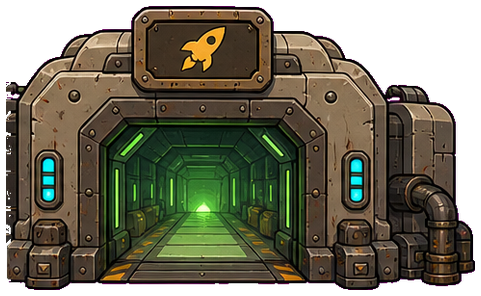
#> input picture run_system/assets/images/home/buildings_runtime/depart_gate.png, 481 x 296 px, given in place of forge.png, which was not available
$ python defringe_buildings.py
#> lines starting #> are read from the running program, lines starting #| are printed output that depends on the picture; after the words box and inside, x2 and y2 are one past the last pixel; in counts of white or black regions, pixels touching at a corner belong together; pictures that were not available may be replaced by others from this repository, and a replacement may not be noted
#!/usr/bin/env python3
"""Clean the AI-cutout halo off the home-base building sprites and regenerate their
hover / pressed variants from the cleaned base, so all three share one clean alpha.

The runtime building PNGs (`buildings_runtime/<id>.png`) had a semi-transparent
edge fringe (background not cleanly cut) and a broken hover (globally semi-transparent).
This:
  1. Colour-bleeds opaque colour outward so the fringe isn't background-coloured.
  2. Trims the faintest edge alpha.
  3. Rebuilds <id>_hover.png (brighter) and <id>_pressed.png (darker) from the cleaned
     base, inheriting its clean alpha.

  python scripts/defringe_buildings.py

NOTE: this is image *processing* of existing assets rather than authored art.
Reversible via git.
"""
import sys
import numpy as np
from PIL import Image

RT = "run_system/assets/images/home/buildings_runtime/"
BUILDINGS = ["forge", "clinic", "market", "outpost", "warehouse"]
HOVER_MULT = 1.22
PRESSED_MULT = 0.80
TRIM_ALPHA = 28  # edge pixels fainter than this are dropped to fully clear


def despill_and_trim(arr: np.ndarray) -> np.ndarray:
    rgb = arr[:, :, :3].copy()
    alpha = arr[:, :, 3]
    h, w = alpha.shape
#> h = 296; w = 481
    known = alpha >= 200
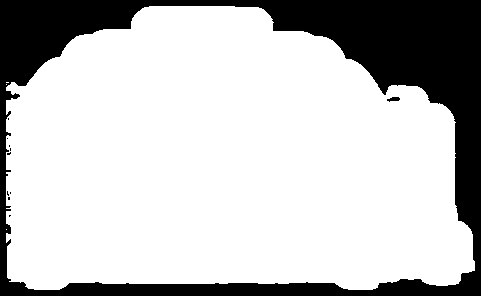
#> known: shape (296, 481) bool; 76.5% white; 11 black regions (9 under 20 px), largest, box (x1, y1, x2, y2) and area: (0, 0, 481, 296) 33441, (387, 97, 400, 102) 43
    fill = rgb.copy()
    # Iteratively flood opaque colour into the non-opaque region (4-neighbour) so the
    # translucent fringe takes the building's colour instead of the old background's.
    for _ in range(14):
        if known.all():
            break
        unknown = ~known
        acc = np.zeros_like(fill)
        cnt = np.zeros((h, w), dtype=np.float32)
        for dy, dx in ((1, 0), (-1, 0), (0, 1), (0, -1)):
            ks = np.roll(known, (-dy, -dx), axis=(0, 1))
            fs = np.roll(fill, (-dy, -dx), axis=(0, 1))
            m = ks & unknown
            acc[m] += fs[m]
            cnt[m] += 1.0
        newly = (cnt > 0) & unknown
        fill[newly] = acc[newly] / cnt[newly, None]
        known |= newly
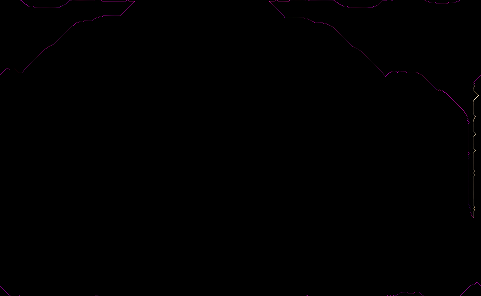
#> acc: shape (296, 481, 3) float32; mean R, G, B 0.4, 0.1, 0.4; drawn with min black and max white
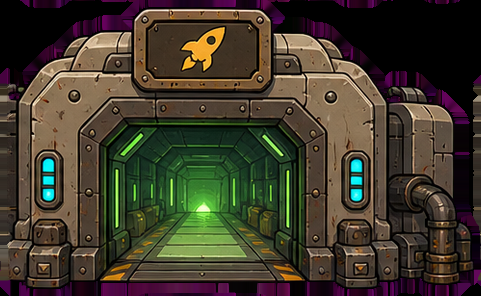
#> fill: shape (296, 481, 3) float32; mean R, G, B 64.9, 58.1, 43.8
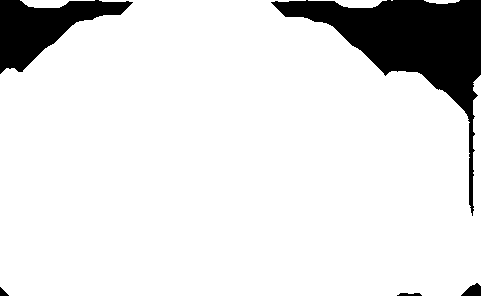
#> known: shape (296, 481) bool; 88.3% white; 5 black regions, box (x1, y1, x2, y2) and area: (271, 0, 481, 216) 11823, (0, 0, 133, 74) 4536, (461, 283, 481, 296) 169, (397, 293, 422, 296) 61, (0, 287, 9, 296) 45
    out = arr.copy()
    out[:, :, :3] = fill
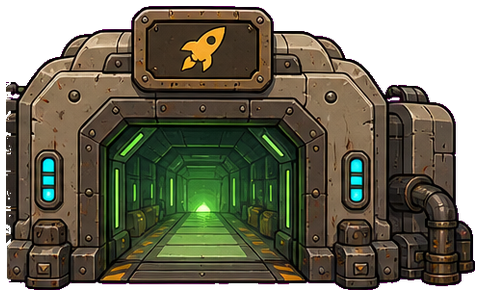
#> out: shape (296, 481, 4) float32; mean R, G, B, A 64.9, 58.1, 43.8, 195.8; transparent parts drawn white
    a = out[:, :, 3].copy()
    a[a < TRIM_ALPHA] = 0
#> a: shape (296, 481) float32; min 0, max 255, mean 195.5
    out[:, :, 3] = a
#> out: shape (296, 481, 4) float32; 0.85% of pixels changed, all inside (x1, y1, x2, y2) = (6, 6, 475, 290)
    return out


def main() -> None:
    for b in BUILDINGS:
        base_path = RT + b + ".png"
        arr = np.array(Image.open(base_path).convert("RGBA")).astype(np.float32)
        clean = despill_and_trim(arr)
        Image.fromarray(np.clip(clean, 0, 255).astype(np.uint8)).save(base_path)
        for suffix, mult in ((b + "_hover.png", HOVER_MULT), (b + "_pressed.png", PRESSED_MULT)):
            v = clean.copy()
            v[:, :, :3] = np.clip(v[:, :, :3] * mult, 0, 255)
            Image.fromarray(v.astype(np.uint8)).save(RT + suffix)
#> this loop made 2 passes
#> pass 1, in main, `Image.fromarray(v.astype(np.uint8)).save(RT + suffix)`:
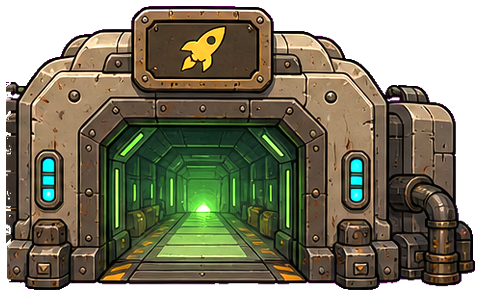
#> saved as forge_hover.png: PIL image 481x296 RGBA; mean R, G, B, A 78.3, 70.1, 52.8, 195.5; transparent parts drawn white
#> pass 2, in main, `Image.fromarray(v.astype(np.uint8)).save(RT + suffix)`:
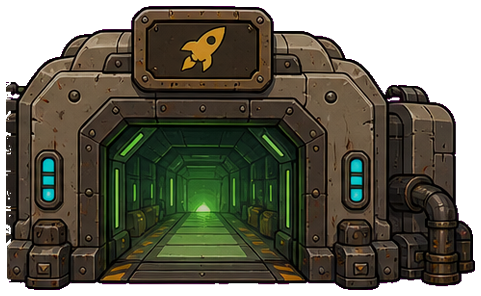
#> saved as forge_pressed.png: PIL image 481x296 RGBA; mean R, G, B, A 51.6, 46.1, 34.7, 195.5; transparent parts drawn white
        # report remaining edge fringe
        a = clean[:, :, 3]
        semi = int(((a > 0) & (a < 255)).sum())
#> semi = 2298
        print(f"{b}: defringed + rebuilt hover/pressed  (semi-alpha now {semi}px)")
#| forge: defringed + rebuilt hover/pressed  (semi-alpha now 2298px)
#> pass 2 of the loop in main, `for b in BUILDINGS:`:
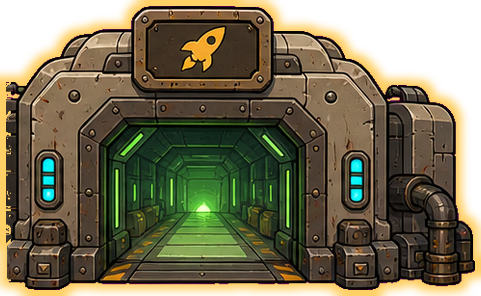
#> input picture run_system/assets/images/home/buildings_runtime/depart_gate_hover.png, 481 x 296 px, given in place of clinic.png, which was not available
#> after the loop in despill_and_trim (call 2), `for _ in range(14):`:
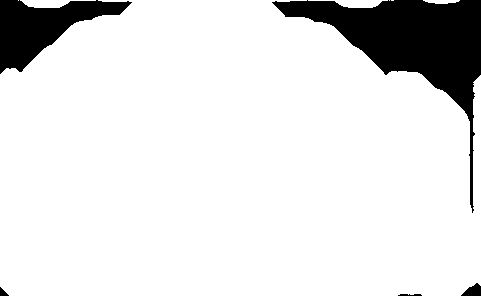
#> known: shape (296, 481) bool; 88.5% white; 5 black regions, box (x1, y1, x2, y2) and area: (272, 0, 481, 213) 11625, (0, 0, 132, 74) 4460, (461, 283, 481, 296) 165, (0, 287, 9, 296) 45, (398, 294, 422, 296) 40
#> a: shape (296, 481) float32; min 0, max 255, mean 207.8
#> the loop in main, `for suffix, mult in ((b + "_hover.png", HOVER_MULT), (b + "_pressed.pn..` made 2 passes
#> pass 2, in main, `Image.fromarray(v.astype(np.uint8)).save(RT + suffix)`:
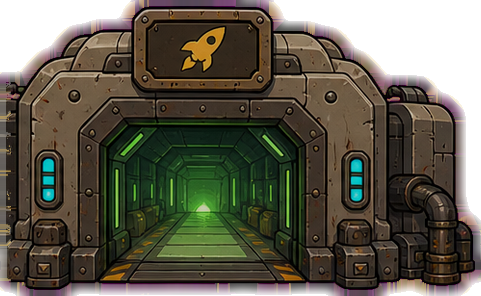
#> saved as clinic_pressed.png: PIL image 481x296 RGBA; mean R, G, B, A 78, 65.7, 39, 207.8; transparent parts drawn white
#> semi = 15524
#| clinic: defringed + rebuilt hover/pressed  (semi-alpha now 15524px)
#> pass 3 of the loop in main, `for b in BUILDINGS:`:
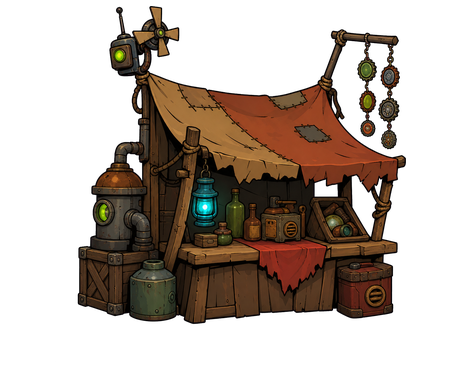
#> input picture run_system/assets/images/home/buildings_runtime/market.png, 461 x 368 px, found by its file name
#> arr: shape (368, 461, 4) float32
#> rgb: shape (368, 461, 3) float32
#> alpha: shape (368, 461) float32
#> the loop in despill_and_trim (call 3), `for _ in range(14):` made 14 passes
#> pass 1, in despill_and_trim (call 3), `newly = (cnt > 0) & unknown`:
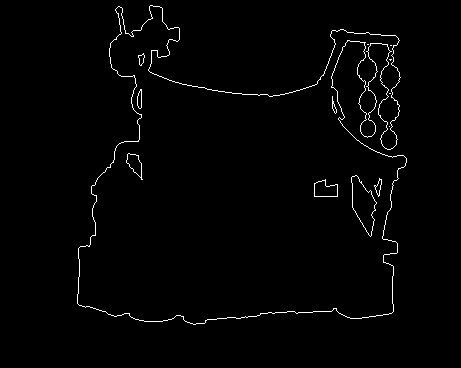
#> newly: shape (368, 461) bool; 1.4% white in thin lines or dots, all inside (x1, y1, x2, y2) = (77, 5, 407, 325)
#> pass 1, in despill_and_trim (call 3), `known |= newly`:
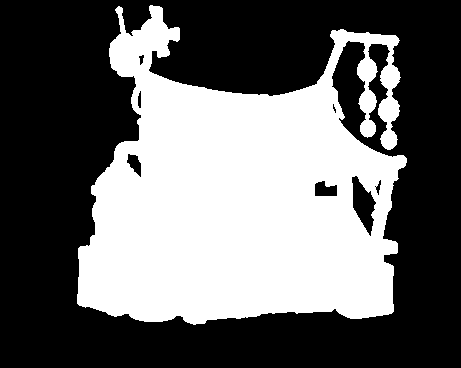
#> known: shape (368, 461) bool; 40.6% white; 1 white region, box (x1, y1, x2, y2) and area: (77, 5, 407, 325) 68830
#> semi = 5295
#| market: defringed + rebuilt hover/pressed  (semi-alpha now 5295px)
#> the loop made 5 passes; the first 3 are shown


if __name__ == "__main__":
#> (the run stopped early here; a loop or call above may not have finished)
